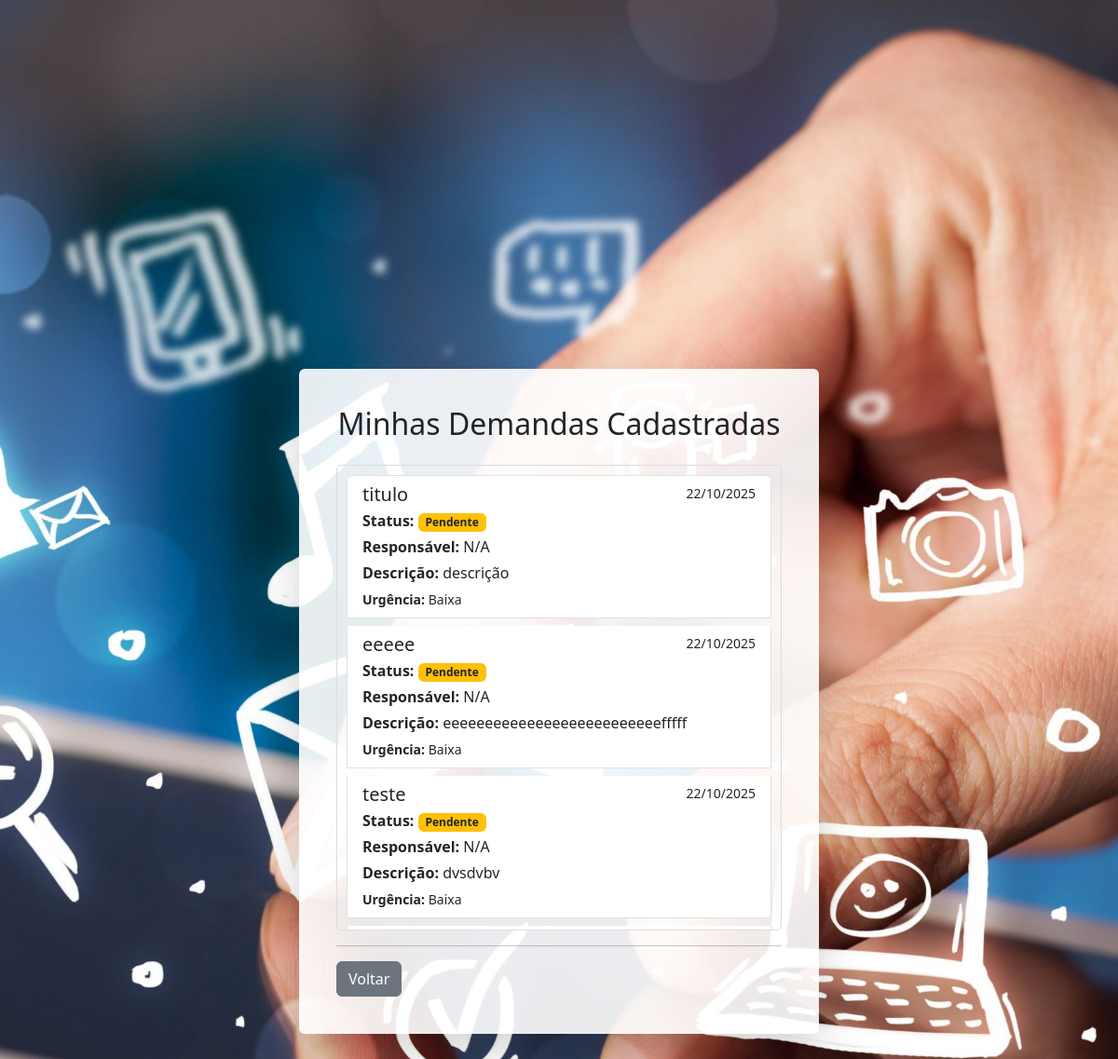
Page /tarefas/minhas/ (signed in) on the earlier database version.
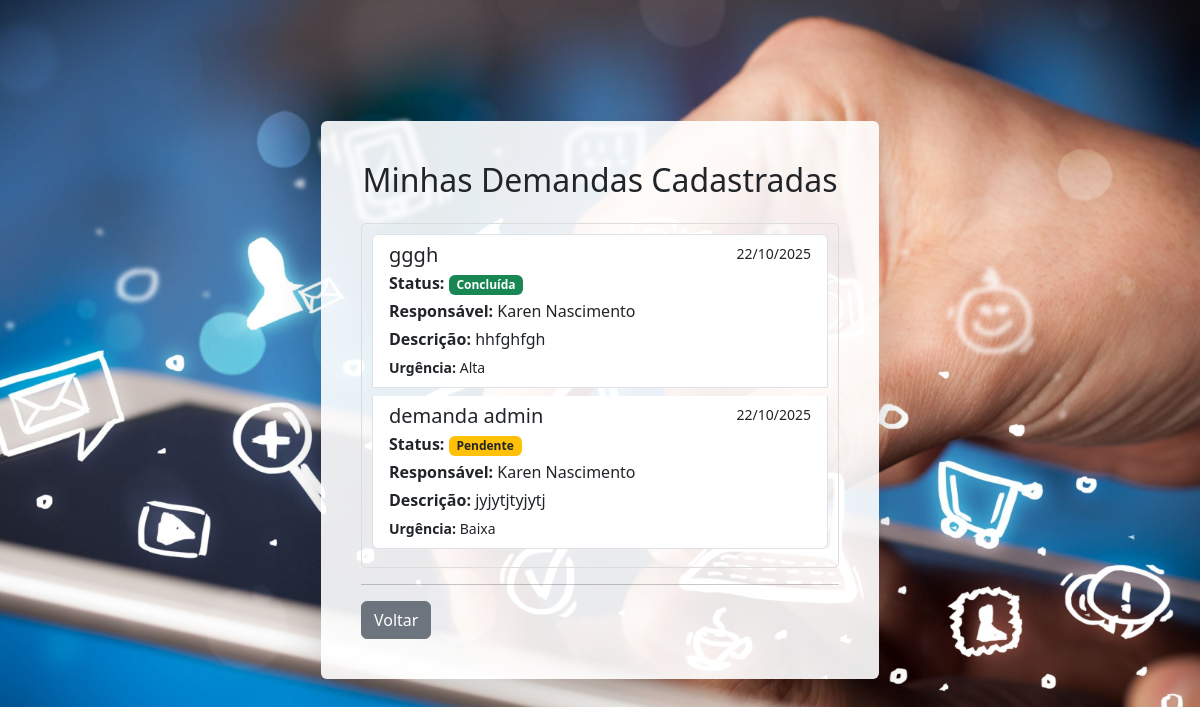
Same page on the later database version.
### tarefas/models.py (models this page shows, shortened)
class Demanda(models.Model):
    titulo = models.CharField(max_length=200)
    descricao = models.TextField()
    responsavel = models.ForeignKey(Profissional, on_delete=models.SET_NULL, null=True, blank=True)
    grau_urgencia = models.CharField(max_length=1, choices=GRAU_URGENCIA_CHOICES)
    data_criacao = models.DateTimeField(auto_now_add=True)
    solicitante = models.ForeignKey(User, on_delete=models.CASCADE, related_name='demandas_criadas')
    status = models.CharField(max_length=3, choices=STATUS_CHOICES, default='PEN')

class Profissional(models.Model):
    nome = models.CharField(max_length=100)

### tarefas/views.py (the view)
# urls.py: path('minhas/', views.minhas_demandas, name='minhas_demandas'),
@login_required # Garante que o usuário esteja logado
def minhas_demandas(request):
    demandas_do_usuario = Demanda.objects.filter(solicitante=request.user).order_by('-data_criacao')
    return render(request, 'tarefas/minhas_demandas.html', {'demandas': demandas_do_usuario})

### tarefas/templates/tarefas/minhas_demandas.html
{% extends 'tarefas/base.html' %}
{% block content %}
    <h2 class="card-title text-center mb-4">Minhas Demandas Cadastradas</h2>
    <div style="max-height: 500px; overflow-y: auto; border: 1px solid #ddd; padding: 10px; border-radius: 5px;">
        <div class="list-group">
            {% for demanda in demandas %}
            <div class="list-group-item list-group-item-action flex-column align-items-start mb-2">
                <div class="d-flex w-100 justify-content-between">
                    <h5 class="mb-1">{{ demanda.titulo }}</h5>
                    <small>{{ demanda.data_criacao|date:"d/m/Y" }}</small>
                </div>
                <p class="mb-1">
                    <strong>Status:</strong>
                    {% if demanda.status == 'PEN' %}
                        <span class="badge bg-warning text-dark">Pendente</span>
                    {% elif demanda.status == 'AND' %}
                        <span class="badge bg-info text-dark">Em Andamento</span>
                    {% elif demanda.status == 'CON' %}
                        <span class="badge bg-success">Concluída</span>
                    {% else %}
                        <span class="badge bg-secondary">{{ demanda.get_status_display }}</span>
                    {% endif %}
                </p>
                <p class="mb-1"><strong>Responsável:</strong> {{ demanda.responsavel.nome|default:"N/A" }}</p>
                <p class="mb-1"><strong>Descrição:</strong> {{ demanda.descricao|linebreaksbr }}</p>
                <small><strong>Urgência:</strong> {{ demanda.get_grau_urgencia_display }}</small>
            </div>
            {% empty %}
                <p class="text-center">Você ainda não cadastrou nenhuma demanda.</p>
            {% endfor %}
        </div>
    </div>
    <hr>
    <a href="{% url 'cadastrar_demanda' %}" class="btn btn-secondary">Voltar</a>
{% endblock %}

Differences in the rows shown:
removed Demanda: titulo "titulo", data_criacao "22/10/2025", status "Pendente", responsavel.nome "N/A", descricao "descrição", grau_urgencia "Baixa"
removed Demanda: titulo "eeeee", data_criacao "22/10/2025", status "Pendente", responsavel.nome "N/A", descricao "eeeeeeeeeeeeeeeeeeeeeeeeeefffff", grau_urgencia "Baixa"
removed Demanda: titulo "teste", data_criacao "22/10/2025", status "Pendente", responsavel.nome "N/A", descricao "dvsdvbv", grau_urgencia "Baixa"
added Demanda: titulo "gggh", data_criacao "22/10/2025", status "Concluída", responsavel.nome "Karen Nascimento", descricao "hhfghfgh", grau_urgencia "Alta"
added Demanda: titulo "demanda admin", data_criacao "22/10/2025", status "Pendente", responsavel.nome "Karen Nascimento", descricao "jyjytjtyjytj", grau_urgencia "Baixa"
